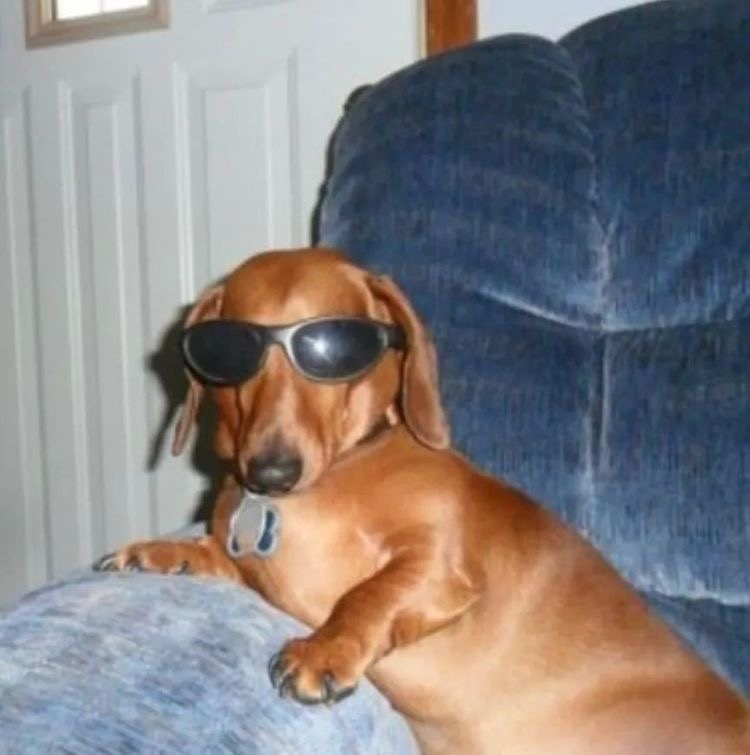
#> input picture lab1/p3.png, 750 x 755 px
$ jupyter execute l1.ipynb
#> lines starting #> are read from the running program, lines starting #| are printed output that depends on the picture; after the words box and inside, x2 and y2 are one past the last pixel; in counts of white or black regions, pixels touching at a corner belong together
[cell 1]
import numpy as np
import cv2

def nothing(args):
    pass

fn = "p3.png"
img = cv2.imread(fn) # загрузка изображения
#> img is the input picture: shape (755, 750, 3); mean B, G, R 128.4, 128, 132.9
cap=[]
a=0
b=10
d=0.2
gamma=np.arange(a,b+d,d)
for i in range(gamma.size):
    image = ((255.0 ** (1.0 - gamma[i])) * (img ** gamma[i])).astype(np.uint8)
    font = cv2.FONT_HERSHEY_COMPLEX
    text='gamma = '+str(gamma[i])
    cv2.putText(image,text,(0,100),font,2,(0,0,255),3)  #text,coordinate,font,size of text,color,thickness of font
    cap.append(image)
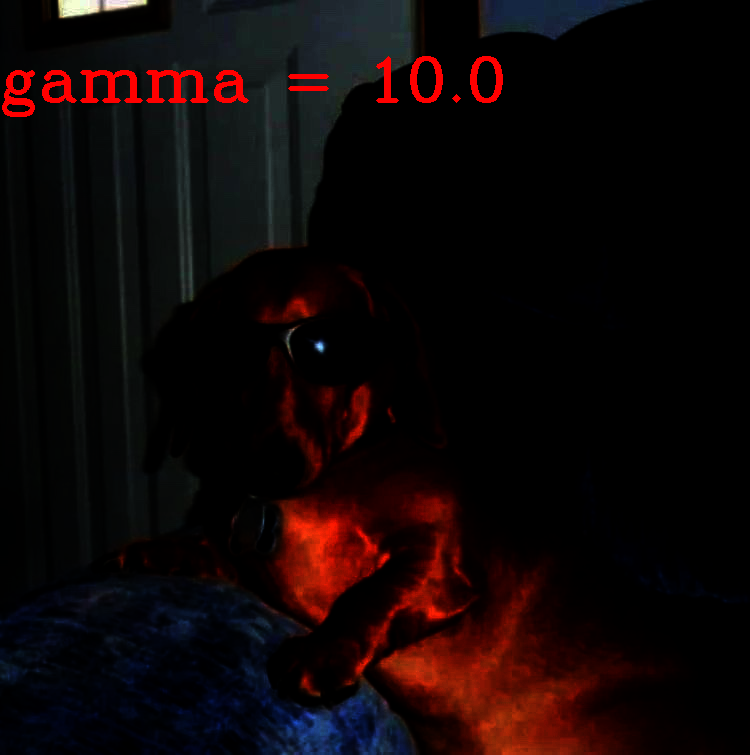
#> image: shape (755, 750, 3); mean B, G, R 6.8, 6.3, 16
#> after the loop, cap = 51 items
frames = []
i=0
while True:
    if (i<gamma.size-1):
        i+=1
    else:
        i=0
    frame = cap[i]
    cv2.imshow("frame", frame)
    key = cv2.waitKey(0)
#> (key q is pressed here)
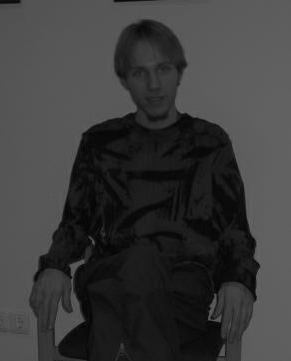
#> input picture lab1/p2.png, 291 x 361 px
#> further down, img is the input picture: shape (361, 291, 3); min 1, max 106, mean 58.4
    if key == ord("a"):
        frames.append(frame)
    elif key == ord("q"):
        break
cv2.destroyAllWindows()

[cell 2]
#ДВА
import numpy as np
import cv2

def lin(img):
    rmax=np.max(img)
#> rmax = 106
    rmin=np.min(img)
#> rmin = 1
    img2=(img - rmin)*255.0/(rmax - rmin)
    img2 = np.uint8(img2)
    return img2

#линейная коррекция
img = cv2.imread('p2.png')
img2=lin(img)
print(img[228,228])
#| [29 29 29]
res = np.hstack((img,img2))
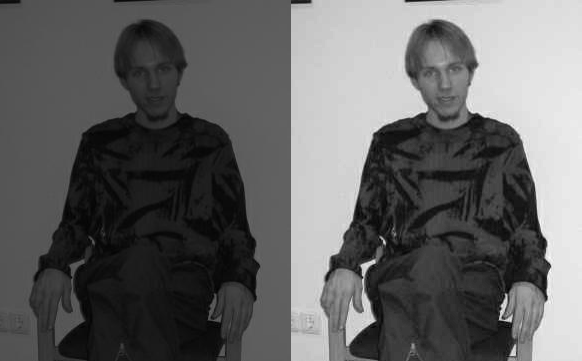
#> res: shape (361, 582, 3); min 0, max 255, mean 98.7
cv2.imwrite('r2.png', res)
#> Out = True

[cell 3]
#ОДИН
def stat(simg, timg):
    # Преобразование изображений в формат RGB
    #srgb = cv2.cvtColor(simg, cv2.COLOR_BGR2RGB)
    #trgb = cv2.cvtColor(timg, cv2.COLOR_BGR2RGB)
    srgb=simg
    trgb=timg
    # Вычисление математического ожидания и среднеквадратичного отклонения для исходного изображения
    ms = np.mean(srgb, axis=(0, 1))
    ss = np.std(srgb, axis=(0, 1))

    # Вычисление математического ожидания и среднеквадратичного отклонения для целевого изображения
    mt = np.mean(trgb, axis=(0, 1))
    st = np.std(trgb, axis=(0, 1))

    # Преобразование каждого пикселя целевого изображения
    img2 = (mt + (srgb - ms) * (st / ss)).clip(0, 255).astype(np.uint8)

    return img2
#статистическая
source = cv2.imread('p14.png')
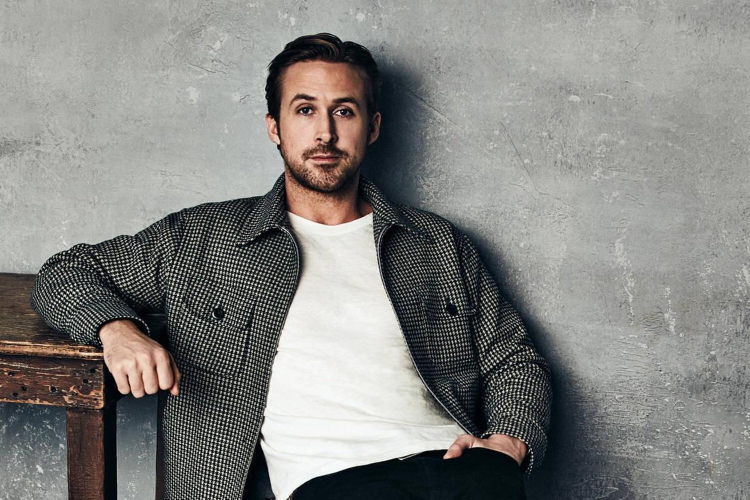
#> input picture lab1/p14.png, 1500 x 999 px (shown at 1/2 size)
#> source is the input picture: shape (999, 1500, 3); mean B, G, R 129.3, 132.3, 132.7
target = cv2.imread('p12.png')
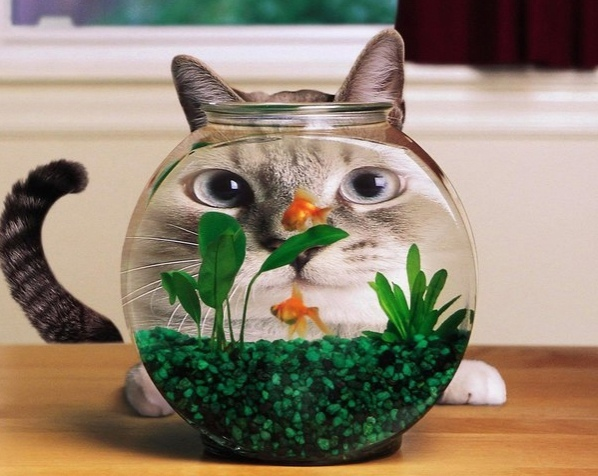
#> input picture lab1/p12.png, 598 x 476 px
#> target is the input picture: shape (476, 598, 3); mean B, G, R 113.3, 132.2, 145.4
img3= stat(source,target)
#> in stat, `ms = np.mean(srgb, axis=(0, 1))`: ms = [129.3, 132.3, 132.7]
#> in stat, `ss = np.std(srgb, axis=(0, 1))`: ss = [65.12, 67.42, 68.9]
#> in stat, `mt = np.mean(trgb, axis=(0, 1))`: mt = [113.3, 132.2, 145.4]
#> in stat, `st = np.std(trgb, axis=(0, 1))`: st = [71.63, 67.57, 80.03]
s1=source.shape[:3]
#> s1 = (999, 1500, 3)
s2=target.shape[:3]
#> s2 = (476, 598, 3)
h1=s1[0]
#> h1 = 999
h2=s2[0]
#> h2 = 476
w1=s1[1]
#> w1 = 1500
w2=s2[1]
#> w2 = 598
if h1>h2:
    h=h1
#> h = 999
else:
    h=h2
if w1>w2:
    w=w1
#> w = 1500
else:
    w=w2
shape=[h,w,3]
#> shape = [999, 1500, 3]
dim=(550,360)
ims=cv2.resize(source,dim)
im2s=cv2.resize(target,dim)
im3s=cv2.resize(img3,dim)
res = np.hstack((ims,im2s,im3s))
#> res: shape (360, 1650, 3)
dim=(800,600)
res=cv2.resize(res,dim)
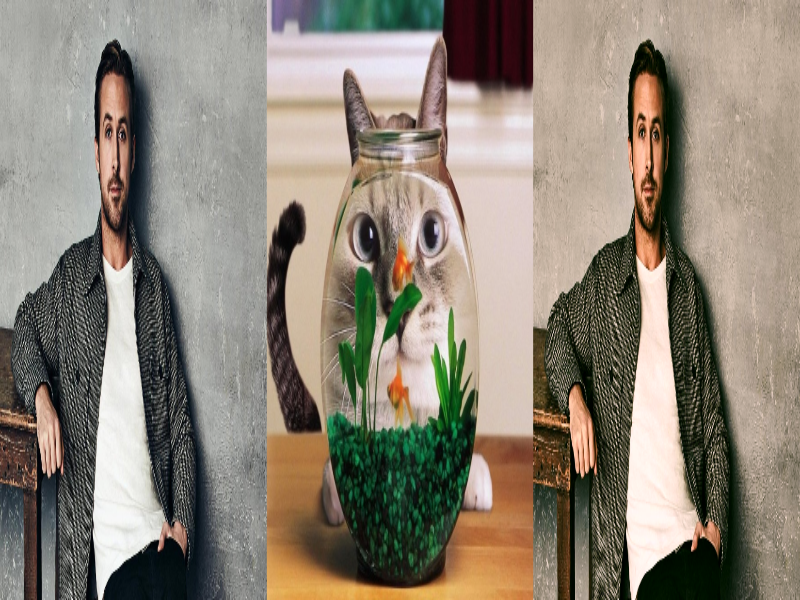
#> res: shape (600, 800, 3); mean B, G, R 118.8, 131.8, 140.6
cv2.imwrite('r1.png', res)
show = cv2.imread('r1.png')
cv2.imshow('img', show)

cv2.waitKey(0) # wait for ay key to exit window
#> Out = 113

[cell 4]
#ТРИ
import numpy as np
import cv2

def nothing(args):
    pass
def steppr(gamma,img):
    image = ((255.0 ** (1.0 - gamma)) * (img ** gamma)).astype(np.uint8)
    return image

# создаем окно для отображения результата и бегунки
cv2.namedWindow("setup")
cv2.createTrackbar("T", "setup", 0, 30, nothing)
fn = "p3.png"
img = cv2.imread(fn) # загрузка изображения
while True:
    T = cv2.getTrackbarPos('T', 'setup')
#> T = 0
 # применяем фильтр, делаем бинаризацию
    img_new = steppr(T/10.,img)
    cv2.imshow('img', img_new)
    if cv2.waitKey(33) & 0xFF == ord('q'):
#> (key q is pressed here)
        break
cv2.destroyAllWindows()

[cell 5]
#ЧЕТЫРЕ
import numpy as np
import cv2

def nothing(args):
    pass
def steppr(img,T,C):
    img = img.astype(np.uint8)
    gray_image = cv2.cvtColor(img, cv2.COLOR_BGR2GRAY)
    gray_image=gray_image.astype(np.uint8)
    thresholded_image = cv2.adaptiveThreshold(gray_image, 255, cv2.ADAPTIVE_THRESH_GAUSSIAN_C, cv2.THRESH_BINARY, T, C)
    return thresholded_image

# создаем окно для отображения результата и бегунки
cv2.namedWindow("setup")
cv2.createTrackbar("T", "setup", 1, 30, nothing)
cv2.createTrackbar("C", "setup", 1, 30, nothing)
fn = "p4.png"
img = cv2.imread(fn) # загрузка изображения
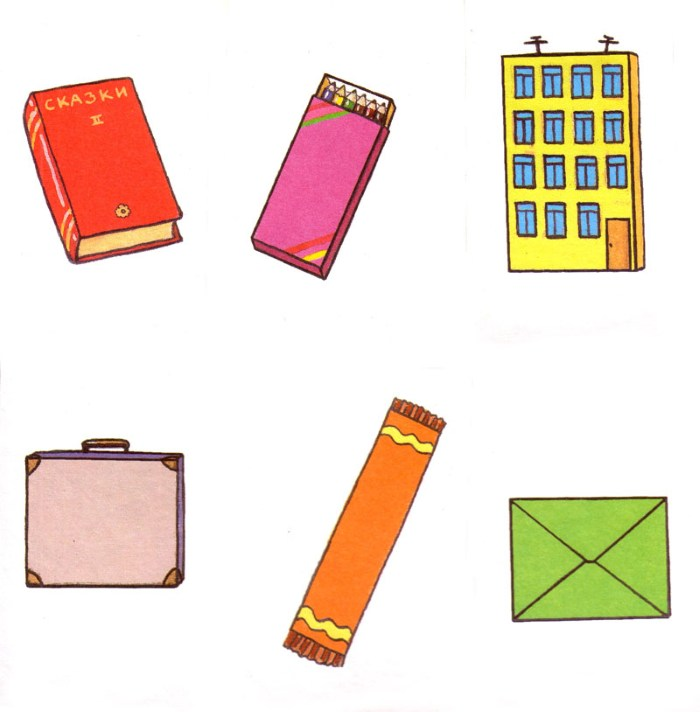
#> input picture lab1/p4.png, 700 x 712 px
#> img is the input picture: shape (712, 700, 3); mean B, G, R 213.2, 225.8, 240.3
while True:
    T = cv2.getTrackbarPos('T', 'setup')
#> T = 1
    C = cv2.getTrackbarPos('C', 'setup')
#> C = 1
 # применяем фильтр, делаем бинаризацию
    img_new = steppr(img,T*2+1,C)
#> in steppr, `thresholded_image = cv2.adaptiveThreshold(gray_image, 255, cv2.ADAPTIV..`:
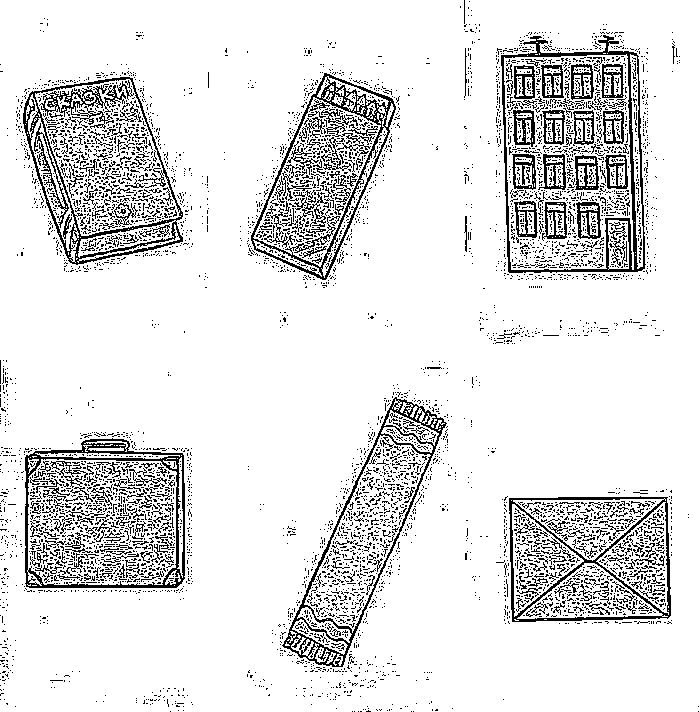
#> thresholded_image: shape (712, 700); 88.6% white; black in thin lines or dots
    cv2.imshow('img', img_new)
    if cv2.waitKey(33) & 0xFF == ord('q'):
#> (key q is pressed here)
        break
cv2.destroyAllWindows()

[cell 6]
#Задание адаптивный порог
def adaptive_thresholding(image, T, C):
#> called with T = 11, C = 0
    gray_image = cv2.cvtColor(image, cv2.COLOR_BGR2GRAY)
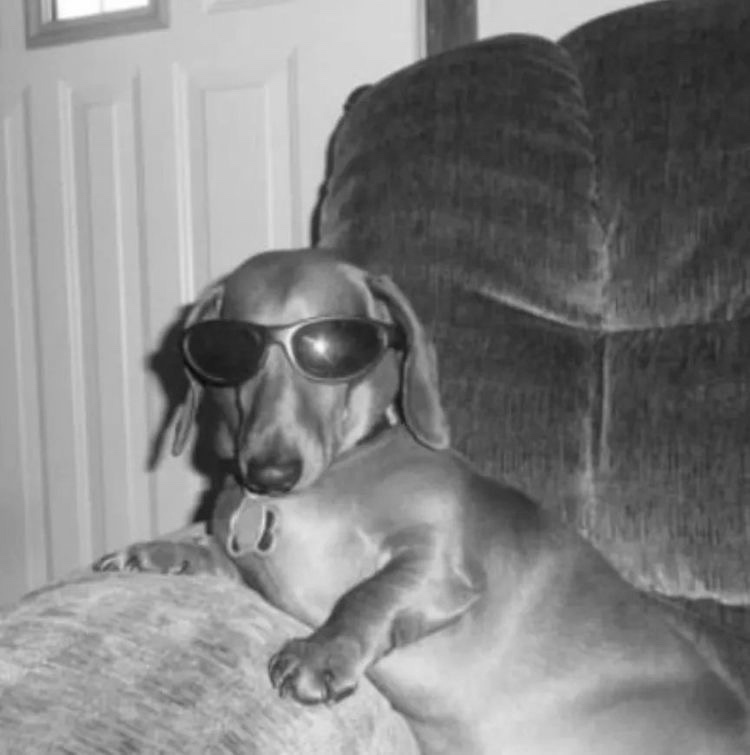
#> gray_image: shape (755, 750); min 9, max 255, mean 129.6
    thresholded_image = cv2.adaptiveThreshold(gray_image, 255, cv2.ADAPTIVE_THRESH_GAUSSIAN_C, cv2.THRESH_BINARY, T, C)
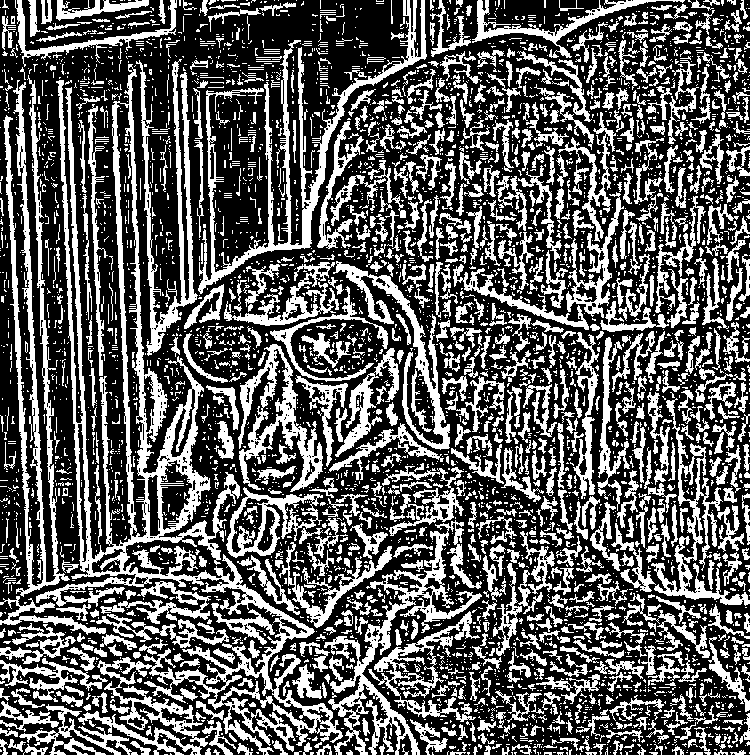
#> thresholded_image: shape (755, 750); 36.4% white; 4404 white regions (3397 under 20 px), largest, box (x1, y1, x2, y2) and area: (36, 64, 343, 755) 26605, (3, 75, 70, 597) 7298, (198, 0, 427, 294) 6893
    return thresholded_image

T_value = 11
C_value = 0
fn = "p3.png"
img = cv2.imread(fn) # загрузка изображения
# Применение адаптивного порогового преобразования
res = adaptive_thresholding(img, T_value, C_value)
cv2.imwrite('r4.png', res)
#> Out = True
